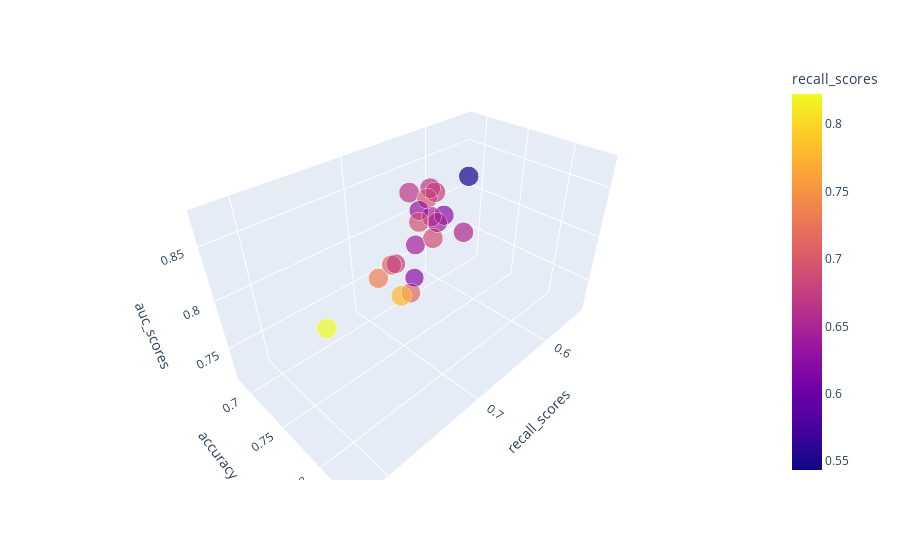

This figure's notebook cell:
### Code cell
fig = plt.figure(figsize=(16, 16))
fig = px.scatter_3d(cv_scores_df, x='recall_scores', y='accuracy_scores', z='auc_scores', color='recall_scores', size='auc_scores')
fig.show()

### Figure 1 — Plotly figure (JSON) as saved in the notebook; plotly's stock layout.template omitted (floating-point values rounded to 4 significant figures)
{"data": [{"hovertemplate": "recall_scores=%{marker.color}<br>accuracy_scores=%{y}<br>auc_scores=%{marker.size}<extra></extra>", "legendgroup": "", "marker": {"color": [0.6222, 0.6889, 0.6667, 0.6667, 0.6444, 0.7111, 0.6957, 0.6522, 0.6739, 0.6304, 0.6522, 0.6739, 0.5435, 0.7111, 0.7778, 0.6222, 0.8222, 0.7333, 0.6444, 0.6889], "coloraxis": "coloraxis", "size": [0.8121, 0.8375, 0.8514, 0.8641, 0.8184, 0.8108, 0.8747, 0.8274, 0.7756, 0.8107, 0.8274, 0.8676, 0.8139, 0.7941, 0.8634, 0.7176, 0.8582, 0.8137, 0.7817, 0.8458], "sizemode": "area", "sizeref": 0.002187, "symbol": "circle"}, "mode": "markers", "name": "", "scene": "scene", "showlegend": false, "type": "scatter3d", "x": [0.6222, 0.6889, 0.6667, 0.6667, 0.6444, 0.7111, 0.6957, 0.6522, 0.6739, 0.6304, 0.6522, 0.6739, 0.5435, 0.7111, 0.7778, 0.6222, 0.8222, 0.7333, 0.6444, 0.6889], "y": [0.725, 0.775, 0.725, 0.75, 0.7375, 0.75, 0.775, 0.7375, 0.7125, 0.7, 0.775, 0.7625, 0.6875, 0.7722, 0.8354, 0.6835, 0.8228, 0.7595, 0.7089, 0.7595], "z": [0.8121, 0.8375, 0.8514, 0.8641, 0.8184, 0.8108, 0.8747, 0.8274, 0.7756, 0.8107, 0.8274, 0.8676, 0.8139, 0.7941, 0.8634, 0.7176, 0.8582, 0.8137, 0.7817, 0.8458]}], "layout": {"coloraxis": {"colorbar": {"title": {"text": "recall_scores"}}, "colorscale": [[0, "#0d0887"], [0.1111, "#46039f"], [0.2222, "#7201a8"], [0.3333, "#9c179e"], [0.4444, "#bd3786"], [0.5556, "#d8576b"], [0.6667, "#ed7953"], [0.7778, "#fb9f3a"], [0.8889, "#fdca26"], [1, "#f0f921"]]}, "legend": {"itemsizing": "constant", "tracegroupgap": 0}, "margin": {"t": 60}, "scene": {"domain": {"x": [0, 1], "y": [0, 1]}, "xaxis": {"title": {"text": "recall_scores"}}, "yaxis": {"title": {"text": "accuracy_scores"}}, "zaxis": {"title": {"text": "auc_scores"}}}}}
